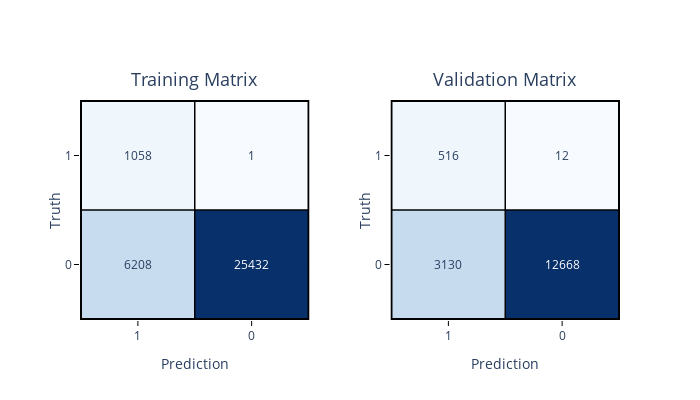

Notebook code for this chart:
### Code cell
from eppi_text_classification import binary_train_valid_confusion_plotly

binary_train_valid_confusion_plotly(
    y_train,
    y_train_pred,
    y_test,
    y_test_pred,
    postive_label="Included",
    negative_label="Excluded",
)

### Figure 1 — Plotly figure (JSON) as saved in the notebook; plotly's stock layout.template omitted (floating-point values rounded to 4 significant figures)
{"data": [{"colorscale": [[0, "rgb(247,251,255)"], [0.125, "rgb(222,235,247)"], [0.25, "rgb(198,219,239)"], [0.375, "rgb(158,202,225)"], [0.5, "rgb(107,174,214)"], [0.625, "rgb(66,146,198)"], [0.75, "rgb(33,113,181)"], [0.875, "rgb(8,81,156)"], [1, "rgb(8,48,107)"]], "hoverinfo": "text", "showscale": false, "text": [["Truth: Excluded<br>Prediction: Included<br>Total: 6208", "Truth: Excluded<br>Prediction: Excluded<br>Total: 25432"], ["Truth: Included<br>Prediction: Included<br>Total: 1058", "Truth: Included<br>Prediction: Excluded<br>Total: 1"]], "type": "heatmap", "x": ["0", "1"], "xaxis": "x", "y": ["0", "1"], "yaxis": "y", "z": [[6208, 25432], [1058, 1]]}, {"colorscale": [[0, "rgb(247,251,255)"], [0.125, "rgb(222,235,247)"], [0.25, "rgb(198,219,239)"], [0.375, "rgb(158,202,225)"], [0.5, "rgb(107,174,214)"], [0.625, "rgb(66,146,198)"], [0.75, "rgb(33,113,181)"], [0.875, "rgb(8,81,156)"], [1, "rgb(8,48,107)"]], "hoverinfo": "text", "showscale": false, "text": [["Truth: Excluded<br>Prediction: Included<br>Total: 3130", "Truth: Excluded<br>Prediction: Excluded<br>Total: 12668"], ["Truth: Included<br>Prediction: Included<br>Total: 516", "Truth: Included<br>Prediction: Excluded<br>Total: 12"]], "type": "heatmap", "x": ["0", "1"], "xaxis": "x2", "y": ["0", "1"], "yaxis": "y2", "z": [[3130, 12668], [516, 12]]}], "layout": {"annotations": [{"font": {"size": 18}, "showarrow": false, "text": "Training Matrix", "x": 0.2125, "xanchor": "center", "xref": "paper", "y": 1.03, "yanchor": "bottom", "yref": "paper"}, {"font": {"size": 18}, "showarrow": false, "text": "Validation Matrix", "x": 0.7875, "xanchor": "center", "xref": "paper", "y": 1.03, "yanchor": "bottom", "yref": "paper"}, {"font": {"color": "dark blue"}, "showarrow": false, "text": "6208", "x": "0", "xref": "x", "y": "0", "yref": "y"}, {"font": {"color": "white"}, "showarrow": false, "text": "25432", "x": "1", "xref": "x", "y": "0", "yref": "y"}, {"font": {"color": "dark blue"}, "showarrow": false, "text": "1058", "x": "0", "xref": "x", "y": "1", "yref": "y"}, {"font": {"color": "dark blue"}, "showarrow": false, "text": "1", "x": "1", "xref": "x", "y": "1", "yref": "y"}, {"font": {"color": "dark blue"}, "showarrow": false, "text": "3130", "x": "0", "xref": "x2", "y": "0", "yref": "y2"}, {"font": {"color": "white"}, "showarrow": false, "text": "12668", "x": "1", "xref": "x2", "y": "0", "yref": "y2"}, {"font": {"color": "dark blue"}, "showarrow": false, "text": "516", "x": "0", "xref": "x2", "y": "1", "yref": "y2"}, {"font": {"color": "dark blue"}, "showarrow": false, "text": "12", "x": "1", "xref": "x2", "y": "1", "yref": "y2"}], "autosize": false, "height": 400, "shapes": [{"line": {"color": "black", "width": 2}, "type": "rect", "x0": -0.5, "x1": 1.5, "xref": "x", "y0": -0.5, "y1": 1.5, "yref": "y"}, {"line": {"color": "black", "width": 1.5}, "type": "line", "x0": -0.5, "x1": 1.5, "xref": "x", "y0": 0.5, "y1": 0.5, "yref": "y"}, {"line": {"color": "black", "width": 1.5}, "type": "line", "x0": 0.5, "x1": 0.5, "xref": "x", "y0": -0.5, "y1": 1.5, "yref": "y"}, {"line": {"color": "black", "width": 2}, "type": "rect", "x0": -0.5, "x1": 1.5, "xref": "x2", "y0": -0.5, "y1": 1.5, "yref": "y2"}, {"line": {"color": "black", "width": 1.5}, "type": "line", "x0": -0.5, "x1": 1.5, "xref": "x2", "y0": 0.5, "y1": 0.5, "yref": "y2"}, {"line": {"color": "black", "width": 1.5}, "type": "line", "x0": 0.5, "x1": 0.5, "xref": "x2", "y0": -0.5, "y1": 1.5, "yref": "y2"}], "width": 700, "xaxis": {"anchor": "y", "domain": [0, 0.425], "mirror": true, "tickcolor": "black", "ticklen": 5, "tickmode": "array", "ticks": "outside", "ticktext": ["1", "0"], "tickvals": [0, 1], "tickwidth": 1, "title": {"text": "Prediction"}}, "xaxis2": {"anchor": "y2", "domain": [0.575, 1], "mirror": true, "tickcolor": "black", "ticklen": 5, "tickmode": "array", "ticks": "outside", "ticktext": ["1", "0"], "tickvals": [0, 1], "tickwidth": 1, "title": {"text": "Prediction"}}, "yaxis": {"anchor": "x", "domain": [0, 1], "mirror": true, "tickcolor": "black", "ticklen": 5, "tickmode": "array", "ticks": "outside", "ticktext": ["0", "1"], "tickvals": [0, 1], "tickwidth": 1, "title": {"standoff": 0.3, "text": "Truth"}}, "yaxis2": {"anchor": "x2", "domain": [0, 1], "mirror": true, "tickcolor": "black", "ticklen": 5, "tickmode": "array", "ticks": "outside", "ticktext": ["0", "1"], "tickvals": [0, 1], "tickwidth": 1, "title": {"standoff": 0.3, "text": "Truth"}}}}
